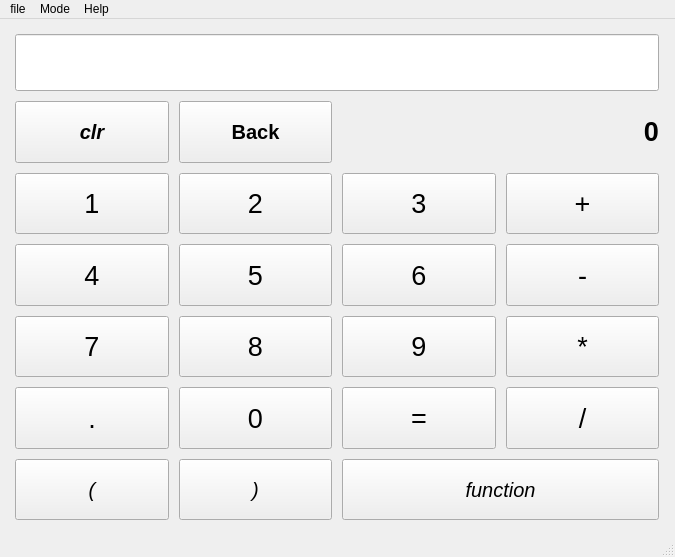
<?xml version="1.0" encoding="UTF-8"?>
<ui version="4.0">
 <class>MainWindow</class>
 <widget class="QMainWindow" name="MainWindow">
  <property name="geometry">
   <rect>
    <x>0</x>
    <y>0</y>
    <width>675</width>
    <height>557</height>
   </rect>
  </property>
  <property name="maximumSize">
   <size>
    <width>1000</width>
    <height>1000</height>
   </size>
  </property>
  <property name="windowTitle">
   <string>MainWindow</string>
  </property>
  <widget class="QWidget" name="centralwidget">
   <layout class="QGridLayout" name="gridLayout">
    <property name="leftMargin">
     <number>15</number>
    </property>
    <property name="topMargin">
     <number>15</number>
    </property>
    <property name="rightMargin">
     <number>16</number>
    </property>
    <property name="bottomMargin">
     <number>15</number>
    </property>
    <property name="spacing">
     <number>10</number>
    </property>
    <item row="3" column="1">
     <widget class="QPushButton" name="btn1">
      <property name="sizePolicy">
       <sizepolicy hsizetype="Minimum" vsizetype="Expanding">
        <horstretch>0</horstretch>
        <verstretch>0</verstretch>
       </sizepolicy>
      </property>
      <property name="font">
       <font>
        <pointsize>20</pointsize>
       </font>
      </property>
      <property name="text">
       <string>1</string>
      </property>
     </widget>
    </item>
    <item row="6" column="4">
     <widget class="QPushButton" name="btn_div">
      <property name="sizePolicy">
       <sizepolicy hsizetype="Minimum" vsizetype="Expanding">
        <horstretch>0</horstretch>
        <verstretch>0</verstretch>
       </sizepolicy>
      </property>
      <property name="font">
       <font>
        <pointsize>20</pointsize>
       </font>
      </property>
      <property name="text">
       <string>/</string>
      </property>
     </widget>
    </item>
    <item row="5" column="4">
     <widget class="QPushButton" name="btn_mult">
      <property name="sizePolicy">
       <sizepolicy hsizetype="Minimum" vsizetype="Expanding">
        <horstretch>0</horstretch>
        <verstretch>0</verstretch>
       </sizepolicy>
      </property>
      <property name="font">
       <font>
        <pointsize>20</pointsize>
       </font>
      </property>
      <property name="text">
       <string>*</string>
      </property>
     </widget>
    </item>
    <item row="6" column="1">
     <widget class="QPushButton" name="btn_dec">
      <property name="sizePolicy">
       <sizepolicy hsizetype="Minimum" vsizetype="Expanding">
        <horstretch>0</horstretch>
        <verstretch>0</verstretch>
       </sizepolicy>
      </property>
      <property name="font">
       <font>
        <pointsize>20</pointsize>
       </font>
      </property>
      <property name="text">
       <string>.</string>
      </property>
     </widget>
    </item>
    <item row="1" column="1" colspan="4">
     <widget class="QLineEdit" name="panel">
      <property name="sizePolicy">
       <sizepolicy hsizetype="Expanding" vsizetype="Fixed">
        <horstretch>0</horstretch>
        <verstretch>0</verstretch>
       </sizepolicy>
      </property>
      <property name="minimumSize">
       <size>
        <width>0</width>
        <height>0</height>
       </size>
      </property>
      <property name="font">
       <font>
        <family>Latin Modern Roman</family>
        <pointsize>25</pointsize>
        <weight>75</weight>
        <italic>true</italic>
        <bold>true</bold>
       </font>
      </property>
      <property name="text">
       <string/>
      </property>
     </widget>
    </item>
    <item row="3" column="4">
     <widget class="QPushButton" name="btn_add">
      <property name="sizePolicy">
       <sizepolicy hsizetype="Minimum" vsizetype="Expanding">
        <horstretch>0</horstretch>
        <verstretch>0</verstretch>
       </sizepolicy>
      </property>
      <property name="font">
       <font>
        <pointsize>20</pointsize>
       </font>
      </property>
      <property name="text">
       <string>+</string>
      </property>
     </widget>
    </item>
    <item row="4" column="2">
     <widget class="QPushButton" name="btn5">
      <property name="sizePolicy">
       <sizepolicy hsizetype="Minimum" vsizetype="Expanding">
        <horstretch>0</horstretch>
        <verstretch>0</verstretch>
       </sizepolicy>
      </property>
      <property name="font">
       <font>
        <pointsize>20</pointsize>
       </font>
      </property>
      <property name="text">
       <string>5</string>
      </property>
     </widget>
    </item>
    <item row="2" column="1">
     <widget class="QPushButton" name="btn_clr">
      <property name="sizePolicy">
       <sizepolicy hsizetype="Minimum" vsizetype="Preferred">
        <horstretch>0</horstretch>
        <verstretch>0</verstretch>
       </sizepolicy>
      </property>
      <property name="font">
       <font>
        <pointsize>15</pointsize>
        <weight>75</weight>
        <italic>true</italic>
        <bold>true</bold>
        <underline>false</underline>
       </font>
      </property>
      <property name="text">
       <string>clr</string>
      </property>
     </widget>
    </item>
    <item row="3" column="2">
     <widget class="QPushButton" name="btn2">
      <property name="sizePolicy">
       <sizepolicy hsizetype="Minimum" vsizetype="Expanding">
        <horstretch>0</horstretch>
        <verstretch>0</verstretch>
       </sizepolicy>
      </property>
      <property name="font">
       <font>
        <pointsize>20</pointsize>
       </font>
      </property>
      <property name="text">
       <string>2</string>
      </property>
     </widget>
    </item>
    <item row="5" column="1">
     <widget class="QPushButton" name="btn7">
      <property name="sizePolicy">
       <sizepolicy hsizetype="Minimum" vsizetype="Expanding">
        <horstretch>0</horstretch>
        <verstretch>0</verstretch>
       </sizepolicy>
      </property>
      <property name="font">
       <font>
        <pointsize>20</pointsize>
       </font>
      </property>
      <property name="text">
       <string>7</string>
      </property>
     </widget>
    </item>
    <item row="4" column="4">
     <widget class="QPushButton" name="btn_subs">
      <property name="sizePolicy">
       <sizepolicy hsizetype="Minimum" vsizetype="Expanding">
        <horstretch>0</horstretch>
        <verstretch>0</verstretch>
       </sizepolicy>
      </property>
      <property name="font">
       <font>
        <pointsize>20</pointsize>
       </font>
      </property>
      <property name="text">
       <string>-</string>
      </property>
     </widget>
    </item>
    <item row="5" column="2">
     <widget class="QPushButton" name="btn8">
      <property name="sizePolicy">
       <sizepolicy hsizetype="Minimum" vsizetype="Expanding">
        <horstretch>0</horstretch>
        <verstretch>0</verstretch>
       </sizepolicy>
      </property>
      <property name="font">
       <font>
        <pointsize>20</pointsize>
       </font>
      </property>
      <property name="text">
       <string>8</string>
      </property>
     </widget>
    </item>
    <item row="4" column="3">
     <widget class="QPushButton" name="pushButton_3">
      <property name="sizePolicy">
       <sizepolicy hsizetype="Minimum" vsizetype="Expanding">
        <horstretch>0</horstretch>
        <verstretch>0</verstretch>
       </sizepolicy>
      </property>
      <property name="font">
       <font>
        <pointsize>20</pointsize>
       </font>
      </property>
      <property name="text">
       <string>6</string>
      </property>
     </widget>
    </item>
    <item row="6" column="3">
     <widget class="QPushButton" name="btn_eq">
      <property name="sizePolicy">
       <sizepolicy hsizetype="Minimum" vsizetype="Expanding">
        <horstretch>0</horstretch>
        <verstretch>0</verstretch>
       </sizepolicy>
      </property>
      <property name="font">
       <font>
        <pointsize>20</pointsize>
       </font>
      </property>
      <property name="text">
       <string>=</string>
      </property>
     </widget>
    </item>
    <item row="5" column="3">
     <widget class="QPushButton" name="btn9">
      <property name="sizePolicy">
       <sizepolicy hsizetype="Minimum" vsizetype="Expanding">
        <horstretch>0</horstretch>
        <verstretch>0</verstretch>
       </sizepolicy>
      </property>
      <property name="font">
       <font>
        <pointsize>20</pointsize>
       </font>
      </property>
      <property name="text">
       <string>9</string>
      </property>
     </widget>
    </item>
    <item row="7" column="2">
     <widget class="QPushButton" name="brc_close">
      <property name="sizePolicy">
       <sizepolicy hsizetype="Minimum" vsizetype="MinimumExpanding">
        <horstretch>0</horstretch>
        <verstretch>0</verstretch>
       </sizepolicy>
      </property>
      <property name="font">
       <font>
        <pointsize>15</pointsize>
        <weight>50</weight>
        <italic>true</italic>
        <bold>false</bold>
        <underline>false</underline>
        <strikeout>false</strikeout>
       </font>
      </property>
      <property name="text">
       <string>)</string>
      </property>
     </widget>
    </item>
    <item row="7" column="1">
     <widget class="QPushButton" name="brc_open">
      <property name="sizePolicy">
       <sizepolicy hsizetype="Minimum" vsizetype="MinimumExpanding">
        <horstretch>0</horstretch>
        <verstretch>0</verstretch>
       </sizepolicy>
      </property>
      <property name="font">
       <font>
        <pointsize>15</pointsize>
        <weight>50</weight>
        <italic>true</italic>
        <bold>false</bold>
        <underline>false</underline>
        <strikeout>false</strikeout>
       </font>
      </property>
      <property name="text">
       <string>(</string>
      </property>
     </widget>
    </item>
    <item row="6" column="2">
     <widget class="QPushButton" name="btn0">
      <property name="sizePolicy">
       <sizepolicy hsizetype="Minimum" vsizetype="Expanding">
        <horstretch>0</horstretch>
        <verstretch>0</verstretch>
       </sizepolicy>
      </property>
      <property name="font">
       <font>
        <pointsize>20</pointsize>
       </font>
      </property>
      <property name="text">
       <string>0</string>
      </property>
     </widget>
    </item>
    <item row="3" column="3">
     <widget class="QPushButton" name="btn3">
      <property name="sizePolicy">
       <sizepolicy hsizetype="Minimum" vsizetype="Expanding">
        <horstretch>0</horstretch>
        <verstretch>0</verstretch>
       </sizepolicy>
      </property>
      <property name="font">
       <font>
        <pointsize>20</pointsize>
       </font>
      </property>
      <property name="text">
       <string>3</string>
      </property>
     </widget>
    </item>
    <item row="7" column="3" colspan="2">
     <widget class="QPushButton" name="pushButton_4">
      <property name="sizePolicy">
       <sizepolicy hsizetype="Minimum" vsizetype="MinimumExpanding">
        <horstretch>0</horstretch>
        <verstretch>0</verstretch>
       </sizepolicy>
      </property>
      <property name="font">
       <font>
        <pointsize>15</pointsize>
        <weight>50</weight>
        <italic>true</italic>
        <bold>false</bold>
        <underline>false</underline>
        <strikeout>false</strikeout>
       </font>
      </property>
      <property name="text">
       <string>function</string>
      </property>
     </widget>
    </item>
    <item row="4" column="1">
     <widget class="QPushButton" name="btn4">
      <property name="sizePolicy">
       <sizepolicy hsizetype="Minimum" vsizetype="Expanding">
        <horstretch>0</horstretch>
        <verstretch>0</verstretch>
       </sizepolicy>
      </property>
      <property name="font">
       <font>
        <pointsize>20</pointsize>
       </font>
      </property>
      <property name="text">
       <string>4</string>
      </property>
     </widget>
    </item>
    <item row="2" column="2">
     <widget class="QPushButton" name="pushButton">
      <property name="sizePolicy">
       <sizepolicy hsizetype="Minimum" vsizetype="MinimumExpanding">
        <horstretch>0</horstretch>
        <verstretch>0</verstretch>
       </sizepolicy>
      </property>
      <property name="font">
       <font>
        <family>Ubuntu</family>
        <pointsize>15</pointsize>
        <weight>75</weight>
        <bold>true</bold>
       </font>
      </property>
      <property name="text">
       <string>Back</string>
      </property>
     </widget>
    </item>
    <item row="2" column="3" colspan="2">
     <widget class="QLabel" name="label">
      <property name="sizePolicy">
       <sizepolicy hsizetype="Minimum" vsizetype="Preferred">
        <horstretch>0</horstretch>
        <verstretch>0</verstretch>
       </sizepolicy>
      </property>
      <property name="maximumSize">
       <size>
        <width>1000</width>
        <height>16777215</height>
       </size>
      </property>
      <property name="font">
       <font>
        <pointsize>20</pointsize>
        <weight>75</weight>
        <bold>true</bold>
       </font>
      </property>
      <property name="layoutDirection">
       <enum>Qt::LeftToRight</enum>
      </property>
      <property name="text">
       <string>0</string>
      </property>
      <property name="alignment">
       <set>Qt::AlignRight|Qt::AlignTrailing|Qt::AlignVCenter</set>
      </property>
      <property name="wordWrap">
       <bool>false</bool>
      </property>
      <property name="margin">
       <number>17</number>
      </property>
      <property name="textInteractionFlags">
       <set>Qt::LinksAccessibleByMouse|Qt::TextSelectableByKeyboard|Qt::TextSelectableByMouse</set>
      </property>
     </widget>
    </item>
   </layout>
  </widget>
  <widget class="QMenuBar" name="menubar">
   <property name="geometry">
    <rect>
     <x>0</x>
     <y>0</y>
     <width>675</width>
     <height>20</height>
    </rect>
   </property>
   <widget class="QMenu" name="menufile">
    <property name="title">
     <string>file</string>
    </property>
    <addaction name="actionExit"/>
   </widget>
   <widget class="QMenu" name="menuMode">
    <property name="title">
     <string>Mode</string>
    </property>
    <addaction name="actionSimple"/>
    <addaction name="actionScientific"/>
   </widget>
   <widget class="QMenu" name="menuHelp">
    <property name="title">
     <string>Help</string>
    </property>
    <addaction name="actionabout"/>
   </widget>
   <addaction name="menufile"/>
   <addaction name="menuMode"/>
   <addaction name="menuHelp"/>
  </widget>
  <widget class="QStatusBar" name="statusbar"/>
  <action name="actionExit">
   <property name="text">
    <string>Exit</string>
   </property>
  </action>
  <action name="actionSimple">
   <property name="text">
    <string>Simple</string>
   </property>
  </action>
  <action name="actionScientific">
   <property name="text">
    <string>Scientific</string>
   </property>
  </action>
  <action name="actionabout">
   <property name="text">
    <string>about</string>
   </property>
  </action>
 </widget>
 <resources/>
 <connections/>
</ui>
